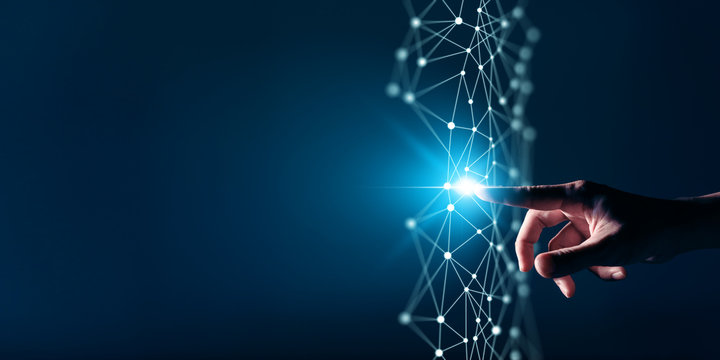
#> input picture input.jpg, 720 x 360 px, found by its file name
$ python pixel_manipulation.py
#> lines starting #> are read from the running program, lines starting #| are printed output that depends on the picture
import cv2
import numpy as np

def encrypt_image(image_path, operation, swap_interval=2):
    """Encrypts an image using specified pixel manipulation operations.

    Args:
        image_path: Path to the image file.
        operation: Encryption operation to apply (e.g., 'swap', 'add', 'subtract', 'multiply', 'divide').
        swap_interval: Interval for swapping pixels (only for 'swap' operation).

    Returns:
        The encrypted image.
    """
#> called with image_path = 'D:\\BMSIT\\skillcraft\\input.jpg', operation = 'swap', swap_interval = 2

    image = cv2.imread(image_path)
#> image is the input picture: shape (360, 720, 3); mean B, G, R 68.5, 44, 8.3

    if image is None:
        print(f"Error: Could not read image at path: {image_path}")
        return None

    height, width, channels = image.shape
#> height = 360; width = 720; channels = 3

    encrypted_image = np.zeros_like(image)

    height, width, channels = image.shape

    encrypted_image = np.zeros_like(image)

    for i in range(height):
        for j in range(width):
            for k in range(channels):
                pixel_value = image[i, j, k]

                if operation == 'swap':
                    if (j + 1) % swap_interval == 0:
                        encrypted_image[i, j, k] = image[i, j - swap_interval, k]
                    else:
                        encrypted_image[i, j, k] = pixel_value
                elif operation == 'add':
                    encrypted_image[i, j, k] = (pixel_value + 10) % 256
                elif operation == 'subtract':
                    encrypted_image[i, j, k] = (pixel_value - 10) % 256
                elif operation == 'multiply':
                    encrypted_image[i, j, k] = (pixel_value * 2) % 256
                elif operation == 'divide':
                    encrypted_image[i, j, k] = pixel_value // 2
                else:
                    raise ValueError("Invalid operation: " + operation)
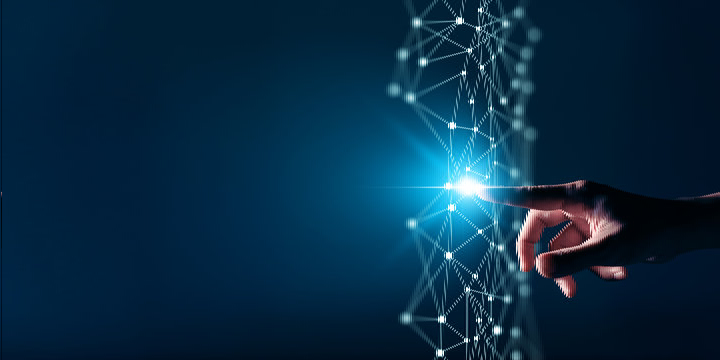
#> encrypted_image: shape (360, 720, 3); mean B, G, R 68.5, 44, 8.3

    return encrypted_image

def decrypt_image(encrypted_image, operation, swap_interval=2):
    """Decrypts an encrypted image using the same operation and parameters.

    Args:
        encrypted_image: The encrypted image.
        operation: Decryption operation (same as encryption operation).
        swap_interval: Swap interval (same as encryption).

    Returns:
        The decrypted image.
    """


    return encrypted_image

# Example usage:
image_path = r"D:\BMSIT\skillcraft\input.jpg"
operation = "swap"  # Change to "add", "subtract", "multiply", or "divide" as needed
swap_interval = 2
encrypted_image = encrypt_image(image_path, operation, swap_interval)
decrypted_image = decrypt_image(encrypted_image, operation, swap_interval)

cv2.imwrite(r"D:\BMSIT\skillcraft\encrypted_image.jpg", encrypted_image)
cv2.imwrite(r"D:\BMSIT\skillcraft\decrypted_image.jpg", decrypted_image)

'''print("Encrypted image:")
print(encrypted_image)

print("Decrypted image:")
print(decrypted_image)'''
